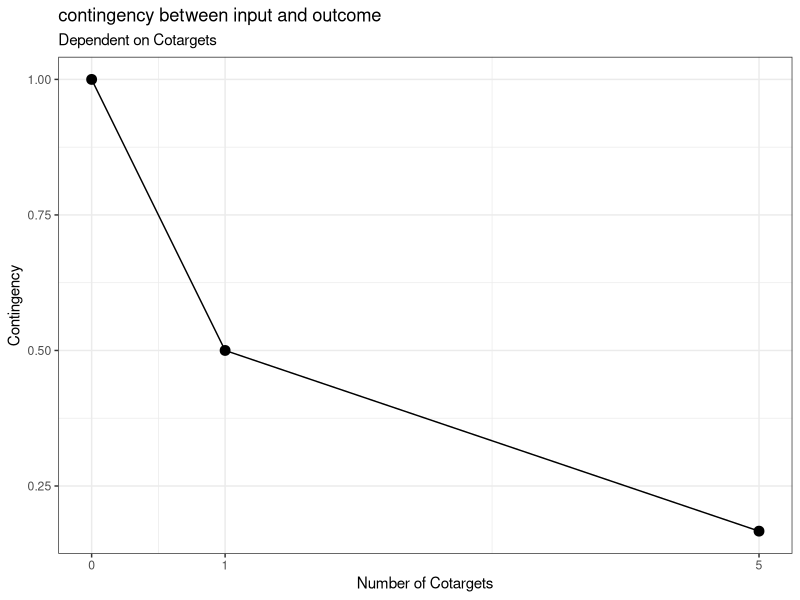
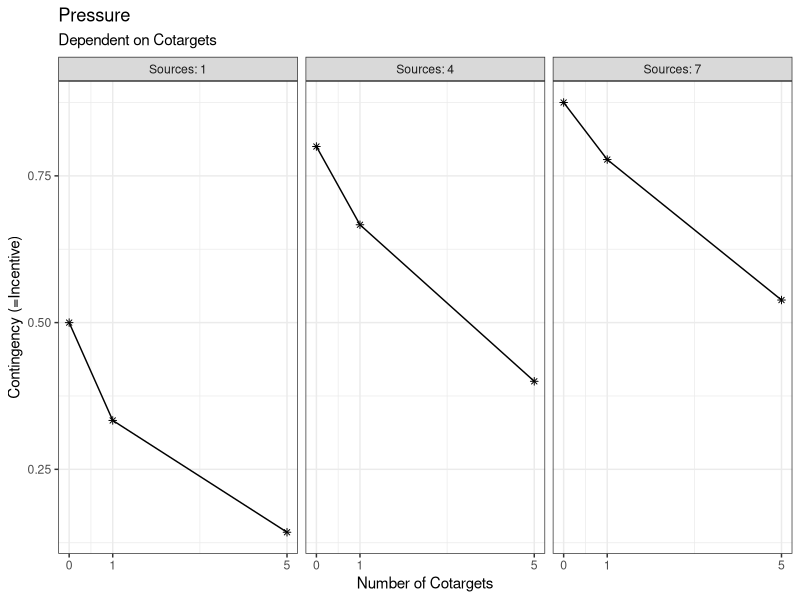
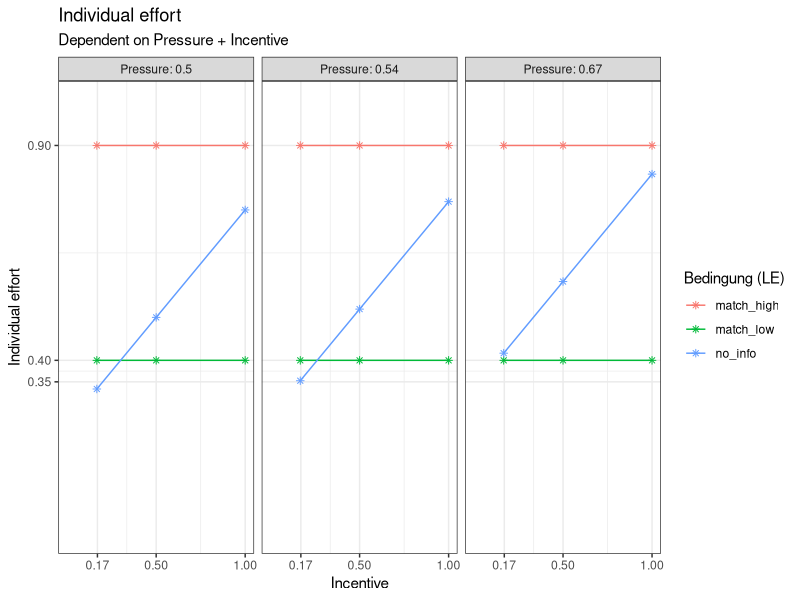
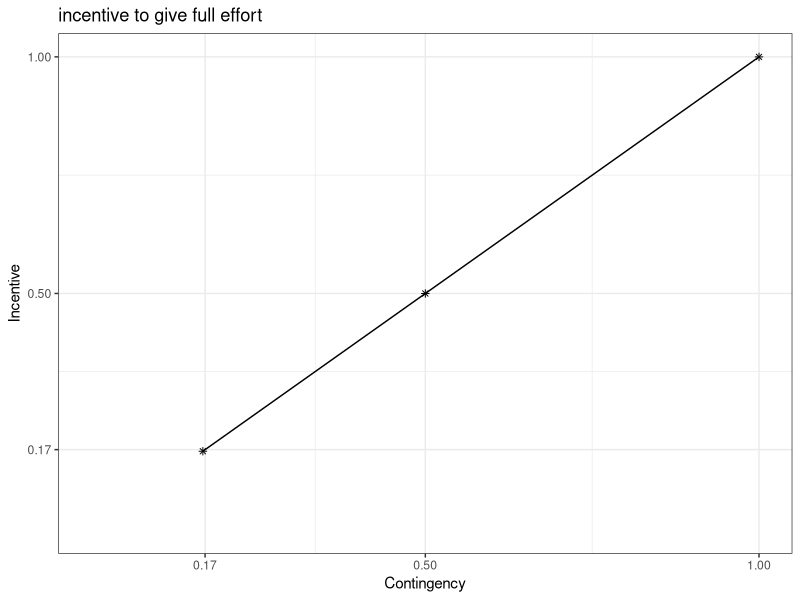
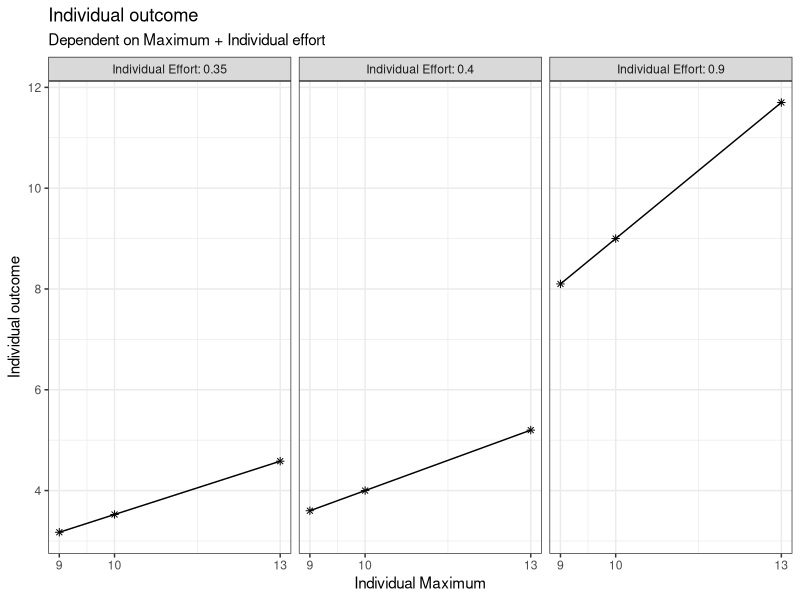

Here is the R script that generated these plots, in order:
###Creating of the base functions to compute the outcome of the simulation later on

# load the necessary libraries
library(ggplot2)
library(dplyr)
library(multcomp)

#' p1 Compute the contingency between input and outcome
#' 
#' @param CT number of people who are also viewed as targets of social pressure. Ranges from 0 to infinite (discrete)
#' 
#' @return (CON) contingency between input and outcome. Ranges from 0 to 1 (continuous)

get_CON <- function(CT) {
  n <- CT + 1
  CON <- 1/n
  return(CON)
}

# (example) check vectorized form:
CT <- c(0, 1, 5)
CON <- get_CON(CT)
CON

# (example) create data for CT 
plot_data_CON <- expand.grid(
  CT = c(0, 1, 5)
)

# (example) compute CON from the CT data
plot_data_CON$CON <- get_CON(
  CT = plot_data_CON$CT
)

# (example) plot a visual graph for the p1-function
plot_p1 <- ggplot(plot_data_CON, aes(x = CT, y = CON)) +
  geom_point(size = 3) +
  labs(title = "contingency between input and outcome", 
       subtitle = "Dependent on Cotargets", 
       y = "Contingency", 
       x = "Number of Cotargets") +
  scale_x_continuous(limits = c(0, 5), breaks = c(0, 1, 5)) +
  theme_bw() +
  geom_line()



#' p2 compute the social pressure on each given target member of the group
#' 
#' @param CT number of people who are also viewed as targets of social impact. Ranges from 0 to infinite (discrete)
#' @param S number of people viewed as source of social pressure. Ranges from 0 to infinite (discrete)
#' 
#' @return (P) social pressure. Ranges from 0 to 1 (continuous)

get_P <- function (CT, S) {
  P <- S/(S+CT+1)
  return(P)
}

# (example) check vectorized form:
CT <- c(0, 1, 5)
S <- c(1, 4, 7)
P <- get_P(CT, S)
P

# (example) create data for CT and S 
plot_data_P <- expand.grid(
  CT = c(0, 1, 5),
  S = c(1, 4, 7)
)

# (example) compute pressure from CT and S
plot_data_P$P <- get_P(
  CT = plot_data_P$CT,
  S = plot_data_P$S
)

# (example) create an extra column for the plotting
plot_data_P$S_label <- paste("Sources:", plot_data_P$S)

# (example) plot a visual graph for the p2-function
plot_p2 <-ggplot(plot_data_P, aes(x = CT, y = P)) +
  geom_point(shape = 8) +
  facet_wrap(~plot_data_P$S_label) +
  labs(title = "Pressure", subtitle = "Dependent on Cotargets", y = "Contingency (=Incentive)", x = "Number of Cotargets") +
  scale_x_continuous(limits = c(0, 5), breaks = c(0, 1, 5)) +
  theme_bw() +
  geom_line()



#' t1 compute the incentive to give full effort
#' 
#' @param CON number of people who are also viewed as targets of social impact. Ranges from 0 to infinite (discrete)
#' 
#' @return (INC) incentive to give full effort. Ranges from 0 to 1 (continuous)

#define the social loafing replication condition

get_INC <- function(CON) {
  INC = CON
  return(INC)
}

# (example) check vectorized form:
INC <- get_INC(CON)
INC

# (example) create data for CT 
plot_data_INC <- expand.grid(
  CON = CON
)

# (example) compute the incentive from CT 
plot_data_INC$INC <- get_INC(
  CON = plot_data_INC$CON
)
# (example) plot a visual graph for the t1-function
plot_t1 <- ggplot(plot_data_INC, aes(x = CON, y = INC)) +
  geom_point(shape = 8) +
  labs(title = "incentive to give full effort", y = "Incentive", x = "Contingency") +
  scale_x_continuous(limits = c(0, 1), breaks = c(round(CON, digits = 2))) +
  scale_y_continuous(limits = c(0, 1), breaks = c(round(INC, digits = 2))) +
  theme_bw() +
  geom_line()


#' t3 transform the EMC condition into loafing expectation
#' 
#' @param EMC Effort condition. ordinal variable with the values "1", "2" or "3"
#' 
#' @return (LE) loafing expectation. ordinal variable with possible values as followed: 
#' "match_low", "no_info", "match_high"

get_LE <- function(EMC) {
  LE <- case_match(EMC,
                    1 ~ "match_low",
                    2 ~ "no_info",
                    3 ~ "match_high"
  )
  return(LE)
}

# (example) check vectorized form:
EMC <- c(1, 2, 3)
LE <- get_LE(EMC)
LE

# no example plot is computed, cause there's nothing to show - with the execution of LE we can see the 
# function is working with vectors 


#' p3 compute the individual effort 
#' 
#' @param INC incentive to give full effort. Ranges from 0 to 1 (continuous)
#' @param P social pressure. Ranges from 0 to 1 (continuous)
#' @param LE loafing expectation. ordinal variable with possible values as followed: 
#' "match_low", "no_info", "match_high"
#' 
#' @return (IE) individual effort. Ranges from 0 to 1 (continuous)

get_IE <- function(INC, P, LE) {
  # the Social Loafing baseline (Latané)
  # whilst CT increases, the output decreases
  loafing_effort <- 0.5 * INC + 0.5 * P
  
  # the effort matching logic
  # we're definign fix values which represent the expectation for the "alone"-
  # condition of other subjects (independent of the current group size)
  final_IE <- case_when(
    # condition: co-Target is not loafing in its "alone"-condition
    LE == "match_high" ~ 0.9, 
    
    # condition: Co-Target is loafing in its "alone"-condition
    LE == "match_low"  ~ 0.4, 
    
    # In der no_info Bedingung greift das klassische Modell (Loafing)
    LE == "no_info"    ~ loafing_effort,
    
    TRUE                ~ loafing_effort
  )
  
  return(final_IE)
}

# (example) check vectorized form:
LE <- c("match_high", "match_low", "no_info")
IE <- get_IE(INC, P, LE)
IE


# (example) create data for INC, P and LE
plot_data_IE <- expand.grid(
  INC = INC,
  P = P,
  LE = c("match_high", "match_low", "no_info")
)

# (example) compute the individual effort from INC, P and LE
plot_data_IE$IE <- get_IE(
  INC = plot_data_IE$INC,
  P = plot_data_IE$P, 
  LE = plot_data_IE$LE
)

# (example) create an extra column for the plotting
plot_data_IE$P_label <- paste("Pressure:", round(plot_data_IE$P, digits = 2))

# (example) plot a visual graph for the p3-function
plot_p3 <- ggplot(plot_data_IE, aes(x = INC, y = IE, color = LE, group = LE)) +
  geom_point(shape = 8) +
  facet_wrap(~P_label) +
  labs(title = "Individual effort", 
       subtitle = "Dependent on Pressure + Incentive", 
       y = "Individual effort", 
       x = "Incentive", 
       color = "Bedingung (LE)") +
  scale_x_continuous(limits = c(0, 1), breaks = c(round(INC, digits = 2))) +
  scale_y_continuous(limits = c(0, 1), breaks = c(round(IE, digits = 2))) +
  theme_bw() +
  geom_line()



#' Superfunction - compute the individual effort with some noise (through all the previous functions)
#' 
#' @param CT number of people who are also viewed as targets of social pressure. Ranges from 0 to infinite (discrete)
#' @param S number of people viewed as source of social pressure. Ranges from 0 to infinite 
#' @param EMC Effort condition. ordinal variable with the values "1", "2" or "3"
#' 
#' @return (IE) individual effort. Ranges from 0 to 1 (continuous)

get_super_IE <- function(CT, S, EMC) {
  LE <- get_LE(EMC)
  CON <- get_CON(CT) 
  P <- get_P(CT, S)
  INC <- get_INC(CON)
  IE <- get_IE(INC, P, LE)
  
  IE <- IE + rnorm(length(IE), mean = 0, sd = 0.3)
  IE[IE > 1] <- 1
  IE[IE < 0] <- 0
  return(IE)
}

# note: we dont need plots for our superfunctions, cause they are not directly labeled in the VAST
# note2: this applies for a check of vectorized forms too... we did that earlier

#' t2-function (manifest) - compute the individual outcome
#' 
#' @param MC maximum capacity to scream. Ranges from 0 to 15 (continuous)
#' @param IE individual effort Ranges from 0 to 1 (continuous)
#' 
#' @return (IO) individual outcome. Ranges from 0 to inf. (continuous)

get_IO <- function(MC, IE) {
  IO <- MC * IE   
  return (IO)
}

# (example) check vectorized form:
MC <- c(9, 10, 13)
IO <- get_IO(MC, IE)
IO

# (example) create data for MC and IE
plot_data_IO <- expand.grid(
  MC = c(9, 10, 13),
  IE = IE
)

# (example) compute the individual effort from MC and IE
plot_data_IO$IO <- get_IO(
  MC = plot_data_IO$MC,
  IE = plot_data_IO$IE
)

# (example) create an extra column for the plotting
plot_data_IO$IE_label <- paste("Individual Effort:", round(plot_data_IO$IE, digits = 2))

# (example) plot a visual graph for the t2-function
plot_t2 <- ggplot(plot_data_IO, aes(x = MC, y = IO)) +
  geom_point(shape = 8) +
  facet_wrap(~plot_data_IO$IE_label) +
  labs(title = "Individual outcome", subtitle = "Dependent on Maximum + Individual effort", y = "Individual outcome", x = "Individual Maximum") +
  scale_x_continuous(limits = c(min(MC), max(MC)), breaks = c(round(MC, digits = 2))) +
  scale_y_continuous(limits = c(min(plot_data_IO$IO), max(plot_data_IO$IO)), breaks = pretty(plot_data_IO$IO)) +
  theme_bw() +
  geom_line()


#' Superfunction - compute the individual outcome  (through all the previous functions)
#' 
#' @param CT number of people who are also viewed as targets of social pressure. Ranges from 0 to infinite (discrete)
#' @param S number of people viewed as source of social pressure. Ranges from 0 to infinite (discrete)
#' @param MC maximum capacity to scream. Ranges from 0 to 15 (continuous)
#' 
#' @return (IO) individual outcome. Ranges from 0 to inf (continuous)

get_super_IO <- function(CT, S, MC, EMC){
  IO <- get_super_IE(CT, S, EMC) * MC 
  return (IO)
}

# note: we dont need plots for our superfunctions, cause they are not directly labeled in the VAST
# note2: this applies for a check of vectorized forms too... we did that earlier

# the final simulation for this model can be seen in 02_simulation.R 
